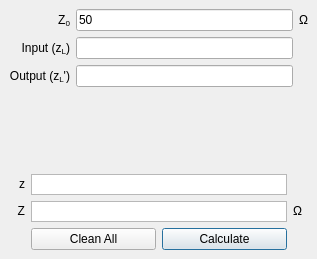
<?xml version="1.0" encoding="UTF-8"?>
<ui version="4.0">
 <author>Francesco Urbani</author>
 <class>MainWindow</class>
 <widget class="QMainWindow" name="MainWindow">
  <property name="geometry">
   <rect>
    <x>0</x>
    <y>0</y>
    <width>317</width>
    <height>259</height>
   </rect>
  </property>
  <property name="minimumSize">
   <size>
    <width>317</width>
    <height>259</height>
   </size>
  </property>
  <property name="maximumSize">
   <size>
    <width>317</width>
    <height>259</height>
   </size>
  </property>
  <property name="windowTitle">
   <string notr="true">λ/4</string>
  </property>
  <widget class="QWidget" name="centralwidget">
   <layout class="QGridLayout" name="gridLayout_2">
    <item row="0" column="0">
     <layout class="QVBoxLayout" name="verticalLayout">
      <item>
       <layout class="QGridLayout" name="gridLayout_18">
        <item row="1" column="1">
         <widget class="QLineEdit" name="z1_box"/>
        </item>
        <item row="2" column="1">
         <widget class="QLineEdit" name="z2_box"/>
        </item>
        <item row="0" column="2">
         <widget class="QLabel" name="label_122">
          <property name="sizePolicy">
           <sizepolicy hsizetype="Minimum" vsizetype="Preferred">
            <horstretch>0</horstretch>
            <verstretch>0</verstretch>
           </sizepolicy>
          </property>
          <property name="text">
           <string>&lt;html&gt;&lt;head/&gt;&lt;body&gt;&lt;p&gt;Ω&lt;/p&gt;&lt;/body&gt;&lt;/html&gt;</string>
          </property>
          <property name="alignment">
           <set>Qt::AlignLeading|Qt::AlignLeft|Qt::AlignVCenter</set>
          </property>
         </widget>
        </item>
        <item row="0" column="1">
         <widget class="QLineEdit" name="Z0_box2_2">
          <property name="inputMask">
           <string/>
          </property>
          <property name="text">
           <string>50</string>
          </property>
         </widget>
        </item>
        <item row="2" column="0">
         <widget class="QLabel" name="label_77">
          <property name="sizePolicy">
           <sizepolicy hsizetype="Minimum" vsizetype="Preferred">
            <horstretch>0</horstretch>
            <verstretch>0</verstretch>
           </sizepolicy>
          </property>
          <property name="text">
           <string>&lt;html&gt;&lt;head/&gt;&lt;body&gt;&lt;p&gt;Output (z&lt;span style=&quot; vertical-align:sub;&quot;&gt;L&lt;/span&gt;')&lt;/p&gt;&lt;/body&gt;&lt;/html&gt;</string>
          </property>
          <property name="alignment">
           <set>Qt::AlignRight|Qt::AlignTrailing|Qt::AlignVCenter</set>
          </property>
         </widget>
        </item>
        <item row="1" column="0">
         <widget class="QLabel" name="label_82">
          <property name="sizePolicy">
           <sizepolicy hsizetype="Minimum" vsizetype="Preferred">
            <horstretch>0</horstretch>
            <verstretch>0</verstretch>
           </sizepolicy>
          </property>
          <property name="text">
           <string>&lt;html&gt;&lt;head/&gt;&lt;body&gt;&lt;p&gt;Input (z&lt;span style=&quot; vertical-align:sub;&quot;&gt;L&lt;/span&gt;)&lt;/p&gt;&lt;/body&gt;&lt;/html&gt;</string>
          </property>
          <property name="alignment">
           <set>Qt::AlignRight|Qt::AlignTrailing|Qt::AlignVCenter</set>
          </property>
         </widget>
        </item>
        <item row="0" column="0">
         <widget class="QLabel" name="label_105">
          <property name="sizePolicy">
           <sizepolicy hsizetype="Minimum" vsizetype="Preferred">
            <horstretch>0</horstretch>
            <verstretch>0</verstretch>
           </sizepolicy>
          </property>
          <property name="text">
           <string>&lt;html&gt;&lt;head/&gt;&lt;body&gt;&lt;p&gt;Z&lt;span style=&quot; vertical-align:sub;&quot;&gt;0&lt;/span&gt;&lt;/p&gt;&lt;/body&gt;&lt;/html&gt;</string>
          </property>
          <property name="alignment">
           <set>Qt::AlignRight|Qt::AlignTrailing|Qt::AlignVCenter</set>
          </property>
         </widget>
        </item>
        <item row="3" column="1">
         <spacer name="verticalSpacer">
          <property name="orientation">
           <enum>Qt::Vertical</enum>
          </property>
          <property name="sizeHint" stdset="0">
           <size>
            <width>20</width>
            <height>40</height>
           </size>
          </property>
         </spacer>
        </item>
       </layout>
      </item>
      <item>
       <layout class="QGridLayout" name="gridLayout">
        <item row="1" column="3">
         <widget class="QLabel" name="label_123">
          <property name="sizePolicy">
           <sizepolicy hsizetype="Minimum" vsizetype="Preferred">
            <horstretch>0</horstretch>
            <verstretch>0</verstretch>
           </sizepolicy>
          </property>
          <property name="text">
           <string>&lt;html&gt;&lt;head/&gt;&lt;body&gt;&lt;p&gt;Ω&lt;/p&gt;&lt;/body&gt;&lt;/html&gt;</string>
          </property>
          <property name="alignment">
           <set>Qt::AlignLeading|Qt::AlignLeft|Qt::AlignVCenter</set>
          </property>
         </widget>
        </item>
        <item row="1" column="1" colspan="2">
         <widget class="QTextBrowser" name="Zbox111">
          <property name="maximumSize">
           <size>
            <width>16777215</width>
            <height>21</height>
           </size>
          </property>
          <property name="verticalScrollBarPolicy">
           <enum>Qt::ScrollBarAlwaysOff</enum>
          </property>
         </widget>
        </item>
        <item row="1" column="0">
         <widget class="QLabel" name="label_124">
          <property name="sizePolicy">
           <sizepolicy hsizetype="Minimum" vsizetype="Preferred">
            <horstretch>0</horstretch>
            <verstretch>0</verstretch>
           </sizepolicy>
          </property>
          <property name="text">
           <string>&lt;html&gt;&lt;head/&gt;&lt;body&gt;&lt;p&gt;Z&lt;/p&gt;&lt;/body&gt;&lt;/html&gt;</string>
          </property>
          <property name="alignment">
           <set>Qt::AlignRight|Qt::AlignTrailing|Qt::AlignVCenter</set>
          </property>
         </widget>
        </item>
        <item row="2" column="2">
         <widget class="QPushButton" name="Calculate_lambda4">
          <property name="text">
           <string>Calculate</string>
          </property>
          <property name="default">
           <bool>true</bool>
          </property>
         </widget>
        </item>
        <item row="2" column="1">
         <widget class="QPushButton" name="clean_lambda4_button">
          <property name="text">
           <string>Clean All</string>
          </property>
         </widget>
        </item>
        <item row="0" column="1" colspan="2">
         <widget class="QTextBrowser" name="zbox111">
          <property name="maximumSize">
           <size>
            <width>16777215</width>
            <height>21</height>
           </size>
          </property>
          <property name="verticalScrollBarPolicy">
           <enum>Qt::ScrollBarAlwaysOff</enum>
          </property>
         </widget>
        </item>
        <item row="0" column="0">
         <widget class="QLabel" name="label_125">
          <property name="sizePolicy">
           <sizepolicy hsizetype="Minimum" vsizetype="Preferred">
            <horstretch>0</horstretch>
            <verstretch>0</verstretch>
           </sizepolicy>
          </property>
          <property name="text">
           <string>&lt;html&gt;&lt;head/&gt;&lt;body&gt;&lt;p&gt;z&lt;/p&gt;&lt;/body&gt;&lt;/html&gt;</string>
          </property>
          <property name="alignment">
           <set>Qt::AlignRight|Qt::AlignTrailing|Qt::AlignVCenter</set>
          </property>
         </widget>
        </item>
       </layout>
      </item>
     </layout>
    </item>
   </layout>
  </widget>
  <action name="actionAbout">
   <property name="text">
    <string>About</string>
   </property>
  </action>
  <action name="actiondsd">
   <property name="text">
    <string>dsd</string>
   </property>
  </action>
 </widget>
 <resources/>
 <connections/>
</ui>
